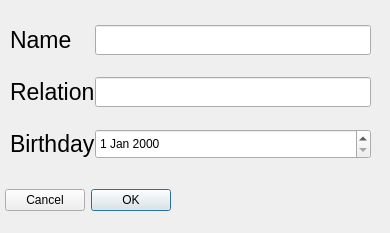
<?xml version="1.0" encoding="UTF-8"?>
<ui version="4.0">
 <class>AddDependentDialog</class>
 <widget class="QDialog" name="AddDependentDialog">
  <property name="geometry">
   <rect>
    <x>0</x>
    <y>0</y>
    <width>390</width>
    <height>233</height>
   </rect>
  </property>
  <property name="windowTitle">
   <string>Dialog</string>
  </property>
  <widget class="QWidget" name="verticalLayoutWidget">
   <property name="geometry">
    <rect>
     <x>0</x>
     <y>10</y>
     <width>381</width>
     <height>211</height>
    </rect>
   </property>
   <layout class="QVBoxLayout" name="verticalLayout">
    <property name="spacing">
     <number>10</number>
    </property>
    <property name="leftMargin">
     <number>5</number>
    </property>
    <property name="topMargin">
     <number>5</number>
    </property>
    <property name="rightMargin">
     <number>5</number>
    </property>
    <property name="bottomMargin">
     <number>10</number>
    </property>
    <item>
     <layout class="QFormLayout" name="formLayout">
      <property name="horizontalSpacing">
       <number>0</number>
      </property>
      <property name="verticalSpacing">
       <number>22</number>
      </property>
      <property name="leftMargin">
       <number>5</number>
      </property>
      <property name="topMargin">
       <number>10</number>
      </property>
      <property name="rightMargin">
       <number>5</number>
      </property>
      <property name="bottomMargin">
       <number>10</number>
      </property>
      <item row="0" column="0">
       <widget class="QLabel" name="nameLabel">
        <property name="enabled">
         <bool>true</bool>
        </property>
        <property name="minimumSize">
         <size>
          <width>0</width>
          <height>0</height>
         </size>
        </property>
        <property name="baseSize">
         <size>
          <width>0</width>
          <height>0</height>
         </size>
        </property>
        <property name="font">
         <font>
          <pointsize>17</pointsize>
         </font>
        </property>
        <property name="text">
         <string>Name</string>
        </property>
       </widget>
      </item>
      <item row="2" column="0">
       <widget class="QLabel" name="bdayLabel">
        <property name="font">
         <font>
          <pointsize>17</pointsize>
         </font>
        </property>
        <property name="text">
         <string>Birthday</string>
        </property>
       </widget>
      </item>
      <item row="1" column="0">
       <widget class="QLabel" name="relationLabel">
        <property name="font">
         <font>
          <pointsize>17</pointsize>
         </font>
        </property>
        <property name="text">
         <string>Relation</string>
        </property>
       </widget>
      </item>
      <item row="0" column="1">
       <widget class="QLineEdit" name="nameLineEdit">
        <property name="sizePolicy">
         <sizepolicy hsizetype="Expanding" vsizetype="Fixed">
          <horstretch>10</horstretch>
          <verstretch>0</verstretch>
         </sizepolicy>
        </property>
        <property name="minimumSize">
         <size>
          <width>0</width>
          <height>30</height>
         </size>
        </property>
       </widget>
      </item>
      <item row="1" column="1">
       <widget class="QLineEdit" name="relationLineEdit">
        <property name="minimumSize">
         <size>
          <width>0</width>
          <height>30</height>
         </size>
        </property>
       </widget>
      </item>
      <item row="2" column="1">
       <widget class="QDateEdit" name="bdayDateEdit">
        <property name="minimumSize">
         <size>
          <width>0</width>
          <height>30</height>
         </size>
        </property>
       </widget>
      </item>
     </layout>
    </item>
    <item>
     <widget class="QDialogButtonBox" name="buttonBox">
      <property name="layoutDirection">
       <enum>Qt::RightToLeft</enum>
      </property>
      <property name="orientation">
       <enum>Qt::Horizontal</enum>
      </property>
      <property name="standardButtons">
       <set>QDialogButtonBox::Cancel|QDialogButtonBox::Ok</set>
      </property>
     </widget>
    </item>
   </layout>
  </widget>
 </widget>
 <resources/>
 <connections>
  <connection>
   <sender>buttonBox</sender>
   <signal>accepted()</signal>
   <receiver>AddDependentDialog</receiver>
   <slot>accept()</slot>
   <hints>
    <hint type="sourcelabel">
     <x>248</x>
     <y>254</y>
    </hint>
    <hint type="destinationlabel">
     <x>157</x>
     <y>274</y>
    </hint>
   </hints>
  </connection>
  <connection>
   <sender>buttonBox</sender>
   <signal>rejected()</signal>
   <receiver>AddDependentDialog</receiver>
   <slot>reject()</slot>
   <hints>
    <hint type="sourcelabel">
     <x>316</x>
     <y>260</y>
    </hint>
    <hint type="destinationlabel">
     <x>286</x>
     <y>274</y>
    </hint>
   </hints>
  </connection>
 </connections>
</ui>
